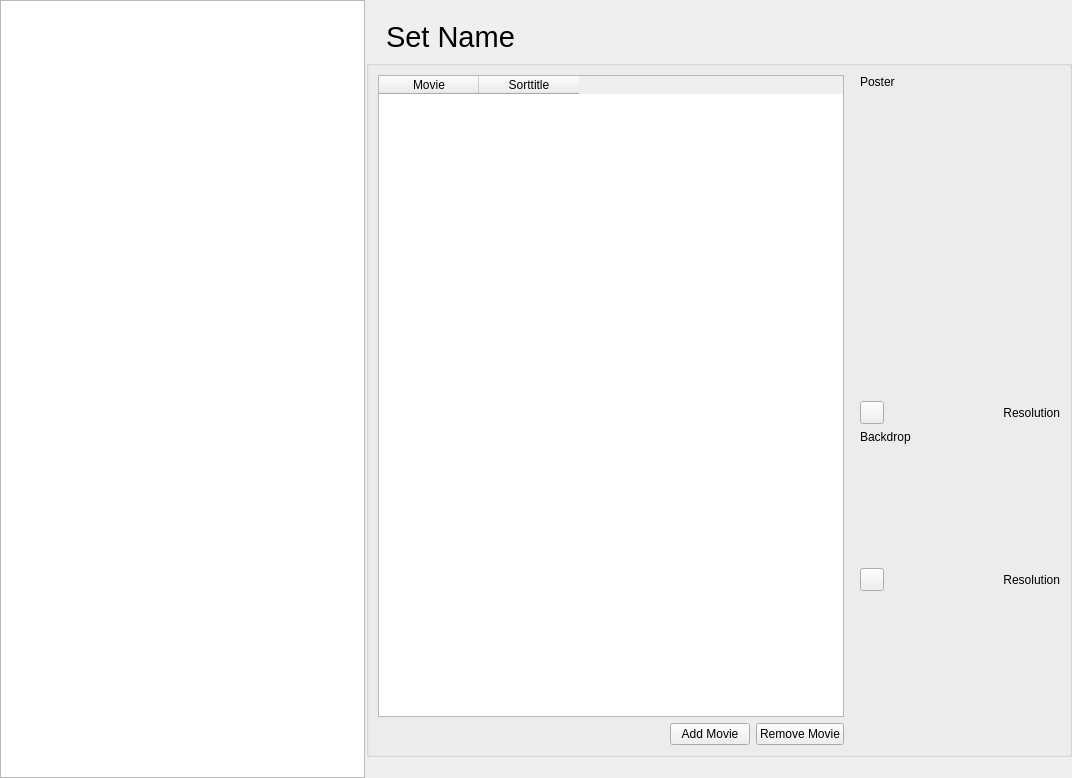
<?xml version="1.0" encoding="UTF-8"?>
<ui version="4.0">
 <class>SetsWidget</class>
 <widget class="QWidget" name="SetsWidget">
  <property name="geometry">
   <rect>
    <x>0</x>
    <y>0</y>
    <width>1072</width>
    <height>778</height>
   </rect>
  </property>
  <property name="windowTitle">
   <string>Form</string>
  </property>
  <layout class="QVBoxLayout" name="verticalLayout_2">
   <property name="leftMargin">
    <number>0</number>
   </property>
   <property name="topMargin">
    <number>0</number>
   </property>
   <property name="rightMargin">
    <number>0</number>
   </property>
   <property name="bottomMargin">
    <number>0</number>
   </property>
   <item>
    <widget class="MySplitter" name="splitter">
     <property name="orientation">
      <enum>Qt::Horizontal</enum>
     </property>
     <property name="handleWidth">
      <number>1</number>
     </property>
     <widget class="QTableWidget" name="sets">
      <property name="alternatingRowColors">
       <bool>true</bool>
      </property>
      <property name="selectionMode">
       <enum>QAbstractItemView::SingleSelection</enum>
      </property>
      <property name="selectionBehavior">
       <enum>QAbstractItemView::SelectRows</enum>
      </property>
      <property name="showGrid">
       <bool>false</bool>
      </property>
      <property name="sortingEnabled">
       <bool>true</bool>
      </property>
      <attribute name="horizontalHeaderVisible">
       <bool>false</bool>
      </attribute>
      <attribute name="horizontalHeaderStretchLastSection">
       <bool>true</bool>
      </attribute>
      <attribute name="verticalHeaderVisible">
       <bool>false</bool>
      </attribute>
      <column>
       <property name="text">
        <string>Set</string>
       </property>
      </column>
     </widget>
     <widget class="QWidget" name="verticalLayoutWidget">
      <layout class="QVBoxLayout" name="verticalLayout" stretch="0,1">
       <property name="leftMargin">
        <number>0</number>
       </property>
       <property name="topMargin">
        <number>20</number>
       </property>
       <property name="rightMargin">
        <number>0</number>
       </property>
       <property name="bottomMargin">
        <number>21</number>
       </property>
       <item>
        <widget class="QLabel" name="setName">
         <property name="font">
          <font>
           <family>Helvetica Neue</family>
           <pointsize>22</pointsize>
          </font>
         </property>
         <property name="text">
          <string>Set Name</string>
         </property>
         <property name="indent">
          <number>20</number>
         </property>
        </widget>
       </item>
       <item>
        <widget class="QGroupBox" name="groupBox_3">
         <property name="title">
          <string/>
         </property>
         <layout class="QHBoxLayout" name="horizontalLayout_2">
          <item>
           <layout class="QVBoxLayout" name="verticalLayout_3" stretch="1,0">
            <item>
             <widget class="QTableWidget" name="movies">
              <property name="alternatingRowColors">
               <bool>true</bool>
              </property>
              <property name="showGrid">
               <bool>false</bool>
              </property>
              <property name="sortingEnabled">
               <bool>false</bool>
              </property>
              <attribute name="verticalHeaderVisible">
               <bool>false</bool>
              </attribute>
              <column>
               <property name="text">
                <string>Movie</string>
               </property>
              </column>
              <column>
               <property name="text">
                <string>Sorttitle</string>
               </property>
              </column>
             </widget>
            </item>
            <item>
             <layout class="QHBoxLayout" name="horizontalLayout_4">
              <item>
               <spacer name="horizontalSpacer">
                <property name="orientation">
                 <enum>Qt::Horizontal</enum>
                </property>
                <property name="sizeHint" stdset="0">
                 <size>
                  <width>40</width>
                  <height>20</height>
                 </size>
                </property>
               </spacer>
              </item>
              <item>
               <widget class="QPushButton" name="buttonAddMovie">
                <property name="toolTip">
                 <string>Add movie to set</string>
                </property>
                <property name="text">
                 <string>Add Movie</string>
                </property>
                <property name="dropShadow" stdset="0">
                 <bool>true</bool>
                </property>
               </widget>
              </item>
              <item>
               <widget class="QPushButton" name="buttonRemoveMovie">
                <property name="toolTip">
                 <string>Remove selected movie from set</string>
                </property>
                <property name="text">
                 <string>Remove Movie</string>
                </property>
                <property name="dropShadow" stdset="0">
                 <bool>true</bool>
                </property>
               </widget>
              </item>
             </layout>
            </item>
           </layout>
          </item>
          <item>
           <layout class="QVBoxLayout" name="verticalLayout_4">
            <property name="leftMargin">
             <number>10</number>
            </property>
            <property name="topMargin">
             <number>0</number>
            </property>
            <item>
             <widget class="QLabel" name="label_13">
              <property name="text">
               <string>Poster</string>
              </property>
             </widget>
            </item>
            <item>
             <widget class="MyLabel" name="poster">
              <property name="minimumSize">
               <size>
                <width>200</width>
                <height>300</height>
               </size>
              </property>
              <property name="maximumSize">
               <size>
                <width>200</width>
                <height>300</height>
               </size>
              </property>
              <property name="cursor">
               <cursorShape>PointingHandCursor</cursorShape>
              </property>
              <property name="toolTip">
               <string>Click to Change</string>
              </property>
              <property name="text">
               <string/>
              </property>
              <property name="pixmap">
               <pixmap resource="../MediaElch.qrc">:/img/placeholders/poster.png</pixmap>
              </property>
              <property name="alignment">
               <set>Qt::AlignCenter</set>
              </property>
              <property name="dropShadow" stdset="0">
               <bool>true</bool>
              </property>
             </widget>
            </item>
            <item>
             <layout class="QHBoxLayout" name="horizontalLayout">
              <item>
               <widget class="QToolButton" name="buttonPreviewPoster">
                <property name="cursor">
                 <cursorShape>PointingHandCursor</cursorShape>
                </property>
                <property name="toolTip">
                 <string>Full preview</string>
                </property>
                <property name="text">
                 <string/>
                </property>
                <property name="icon">
                 <iconset resource="../MediaElch.qrc">
                  <normaloff>:/img/zoom_in.png</normaloff>:/img/zoom_in.png</iconset>
                </property>
               </widget>
              </item>
              <item>
               <widget class="QLabel" name="posterResolution">
                <property name="toolTip">
                 <string>Resolution</string>
                </property>
                <property name="text">
                 <string>Resolution</string>
                </property>
                <property name="alignment">
                 <set>Qt::AlignRight|Qt::AlignTrailing|Qt::AlignVCenter</set>
                </property>
               </widget>
              </item>
             </layout>
            </item>
            <item>
             <widget class="QLabel" name="label_14">
              <property name="text">
               <string>Backdrop</string>
              </property>
             </widget>
            </item>
            <item>
             <widget class="MyLabel" name="backdrop">
              <property name="minimumSize">
               <size>
                <width>200</width>
                <height>112</height>
               </size>
              </property>
              <property name="maximumSize">
               <size>
                <width>200</width>
                <height>112</height>
               </size>
              </property>
              <property name="cursor">
               <cursorShape>PointingHandCursor</cursorShape>
              </property>
              <property name="toolTip">
               <string>Click to Change</string>
              </property>
              <property name="text">
               <string/>
              </property>
              <property name="pixmap">
               <pixmap resource="../MediaElch.qrc">:/img/placeholders/fanart.png</pixmap>
              </property>
              <property name="scaledContents">
               <bool>false</bool>
              </property>
              <property name="alignment">
               <set>Qt::AlignCenter</set>
              </property>
              <property name="dropShadow" stdset="0">
               <bool>true</bool>
              </property>
             </widget>
            </item>
            <item>
             <layout class="QHBoxLayout" name="horizontalLayout_7">
              <item>
               <widget class="QToolButton" name="buttonPreviewBackdrop">
                <property name="cursor">
                 <cursorShape>PointingHandCursor</cursorShape>
                </property>
                <property name="toolTip">
                 <string>Full preview</string>
                </property>
                <property name="text">
                 <string/>
                </property>
                <property name="icon">
                 <iconset resource="../MediaElch.qrc">
                  <normaloff>:/img/zoom_in.png</normaloff>:/img/zoom_in.png</iconset>
                </property>
               </widget>
              </item>
              <item>
               <widget class="QLabel" name="backdropResolution">
                <property name="toolTip">
                 <string>Resolution</string>
                </property>
                <property name="text">
                 <string>Resolution</string>
                </property>
                <property name="alignment">
                 <set>Qt::AlignRight|Qt::AlignTrailing|Qt::AlignVCenter</set>
                </property>
               </widget>
              </item>
             </layout>
            </item>
            <item>
             <spacer name="verticalSpacer">
              <property name="orientation">
               <enum>Qt::Vertical</enum>
              </property>
              <property name="sizeHint" stdset="0">
               <size>
                <width>20</width>
                <height>40</height>
               </size>
              </property>
             </spacer>
            </item>
           </layout>
          </item>
         </layout>
        </widget>
       </item>
      </layout>
     </widget>
    </widget>
   </item>
  </layout>
 </widget>
 <customwidgets>
  <customwidget>
   <class>MyLabel</class>
   <extends>QLabel</extends>
   <header>smallWidgets/MyLabel.h</header>
  </customwidget>
  <customwidget>
   <class>MySplitter</class>
   <extends>QSplitter</extends>
   <header>smallWidgets/MySplitter.h</header>
   <container>1</container>
  </customwidget>
 </customwidgets>
 <resources>
  <include location="../MediaElch.qrc"/>
 </resources>
 <connections/>
</ui>
